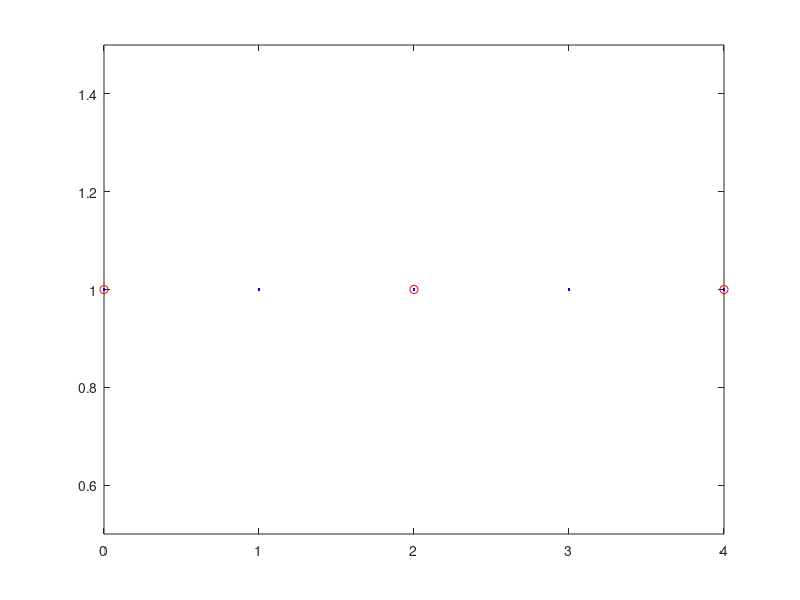
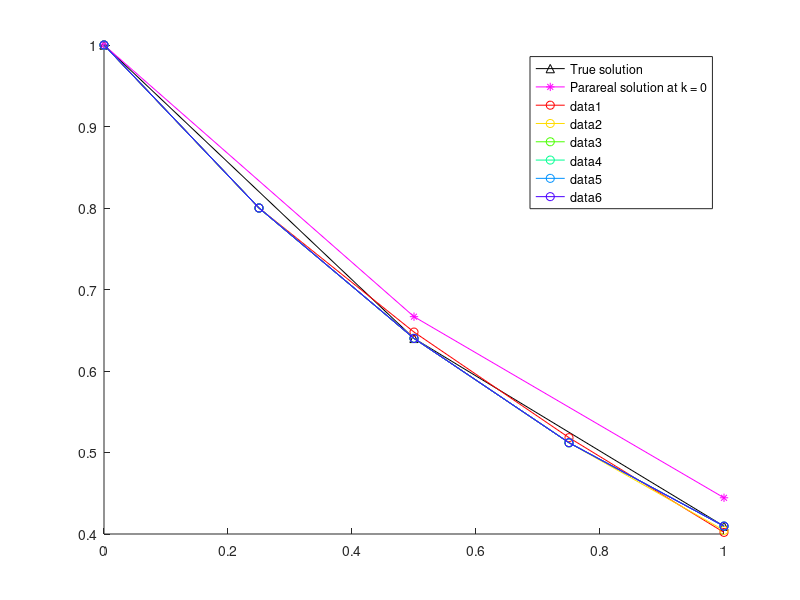
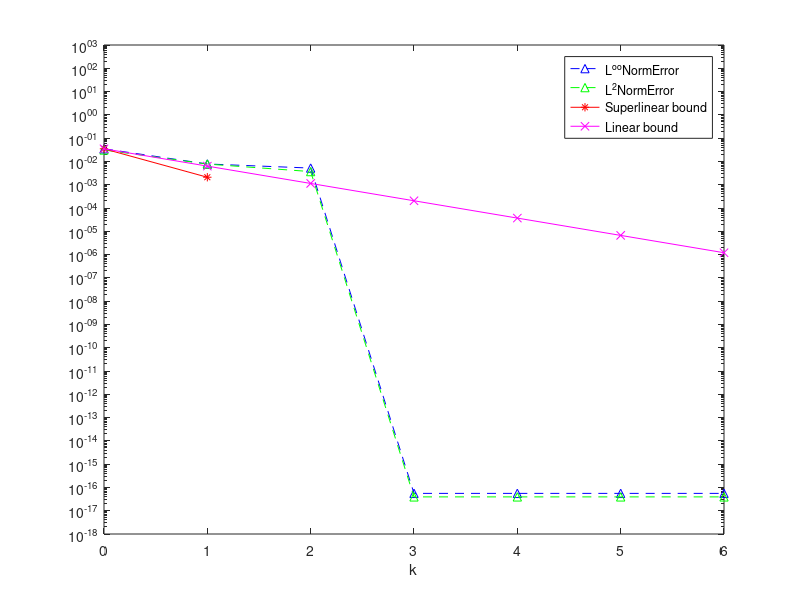

These figures' MATLAB source, in order:
clear all
close all
clc

global a ;
a = -1;
yExactFunction = @(t)exp(a*t);

% stability function (  y^n+1 = R(z)y^n  )
Rz = @(z) 1/(1-z);     % Backward Euler
% Rz = @(z) 1+z;       % Forward Euler

%% -----------------------------------------------------------------


% initial condition
u0 = 1;

% coarse propagator
N = 2;     %   number of coarse time intervals
T = 1;      %   T = N*Dt  
Dt = T/N;   %   coarse timesteps

xt = linspace(0,T,N+1);

% fine propagator
m = 2   % number of fine time steps in each coarse time interval
dt = Dt/m;

K = 7 % number of Parareal iterations

cmap = hsv(K); % color map

% 2-level domain decomposition initial
N_fine_nodes = m*N+1; % 11
N_subdomains = N; % 6
Id = eye(N_fine_nodes);

% plot the time domain
figure 
plot(0:N_fine_nodes-1,1,'.b',0:m:N_fine_nodes-1,1,'ro')
xlim([0 N_fine_nodes-1])
ylim([0.5 1.5])

% original problem matrix
phi = (1-a*dt)^-1;
A = eye(m*N+1,m*N+1) - (phi)*diag(ones(m*N,1),-1);  

% Reduced system

% fine propagator
F_tilde = (1-a*dt)^-m; 

% coarse propagator
G_tilde = (1-a*Dt)^-1;  



rhs0 = [u0; zeros(m*N,1)];
% rhs = [u0; phi*u0;-G_tilde*u0;phi*U(3);-G_tilde*U(3)];


% exact solution

 xtrue = linspace(0,T,N*m+1);
 pick = 1:m:N*m+1;
 
 uF_true = A\rhs0;
 
% reduced matrix
A_tilde = eye(N+1,N+1) + (-F_tilde)*diag(ones(N,1),-1);      

% syms phi phiDT

% approximate reduced matrix
B = eye(N+1,N+1) + (-G_tilde)*diag(ones(N,1),-1);     

R = [1 0 0 0 0;0 0 1 0 0;0 0 0 0 1];
% D = [1/2 0 0; -2/3*phiDT 1/3 0; -phiDT^2/2 -1/2*phiDT 1/2];
% D = [2 0 0 0 0; 0 1 0 0 0;0 0 3 0 0 ; 0 0 0 1 0;0 0  0 0 2];
% B = [1 0 0;
%     -phiDT 1 0;
%     0 -phiDT 1];
% R'*B*R;

% A =[1 0 0 0 0 ; -phi 1 0 0 0; 0 -phi 1 0 0;
%     0 0 -phi 1 0; 0 0 0 -phi 1];
n  = length(A);

R1 = [1 0 0 0 0]; 
A1 =R1*A*R1';
D1 = 1;

R2 = [0 1 0 0 0; 0 0 1 0 0; 0 0 0 1 0];
A2 =R2*A*R2';
D2 = [1 0 0;0 1/2 0;0 0 1/2];
 
R3 = [0 0 1 0 0; 0 0 0 1 0; 0 0 0 0 1];
A3 =R3*A*R3';
D3 = [1/2 0 0;0 1/2 0;0 0 1];




sumRtDR =  R1'*D1*R1 + R2'*D2*R2 + R3'*D3*R3;


M =  (R1'*D1*A1*R1 + R2'*D2*A2*R2 + R3'*D3*A3*R3 ) +(R'*B*R  -R'*R);

% M =  (R1'*D1*A1*R1 + R2'*D2*A2*R2 + R3'*D3*A3*R3 )*(R'*B*R + eye(n)-R'*R );


% initial coarse integration

B1 =  eye(N+1,N+1) + (-G_tilde)*diag(ones(N,1),-1);  
% B1 =  eye(N*m+1,N*m+1) + (-G_tilde)*diag(ones(N*m,1),-1);

%Initial coarse Parareal iteration at the coarse level
rhs0_coarse = [u0;zeros(N,1)];
U0_coarse = B1\rhs0_coarse;

U_fine=spline(xtrue(pick),U0_coarse,xtrue)';

% U_fine=zeros(N_fine_nodes,1);
% U_fine(1:m:end,1) =  U0_coarse;
% for i=1:m:N_fine_nodes-m
%     U_fine(i+1) = phi*U_fine(i);        
% end


% first 2-level dd preconditioning iterartion

% rhs = [u0;  phi*U(1);-G_tilde*U(1);phi*U(3);-G_tilde*U(3);phi*U(5);-G_tilde*U(5);phi*U(7);-G_tilde*U(7);phi*U(9);-G_tilde*U(9)];
%Initial fine solution at the fine level
% rhs=zeros(N_fine_nodes,1);
% rhs(1) = u0;
% for i=2:m:N_fine_nodes
%     % i = i + 2
%     rhs(i+1) = -G_tilde*U_fine(i-1) + phi/2*U_fine(i);
%     if i == N_fine_nodes - 1
%         rhs(i+1) = -G_tilde*U_fine(i-1);
%     end
% end
% U_fine = M\rhs;

% rhs=[u0];
% for i=1:2:2*N
%     rhs=[rhs; phi*U(i);-G_tilde*U(i)];
% end
% U = M\rhs;


 figure
 hold on
 plot(xtrue(pick),uF_true(pick),'-^k',xtrue(pick),U_fine(pick),'-*m');
 legend('True solution','Parareal solution at k = 0')
 
U0n = U_fine;
proNj = 1;

L2NormError = [ sqrt(sum(Dt*(uF_true(pick)-U_fine(pick)).^2))];
LInfNormError = [max(abs(uF_true(pick)-U_fine(pick)))];
SupperlinearErrorBound  = LInfNormError;
LinearErrorBound  = LInfNormError;

%%
% rhs
f = zeros(N_fine_nodes,1);
f(1) = u0;


% iteration loop
for k = 1: K-1
        % k = k + 1
        % i = i + 2
%         rhs=[u0];
%         for i=2:2:N_fine_nodes
%             rhs(i+1,1) = -G_tilde*U_fine(i-1) + phi/2*U_fine(i);
%             if i== N_fine_nodes - 1
%                 rhs(i+1) = -G_tilde*U_fine(i-1);
%             end
%         end

%         U_fine = M\rhs;
%         U_fine = U_fine + M^(-1)*(f-A*U_fine);
          U_fine = M\(M*U_fine + (f-A*U_fine));
%         U_fine = gmres(M,M*U_fine + (f-A*U_fine),10,1e-6);

       plot(xtrue,U_fine,'Color',cmap(k,:),'Marker','o');
       
%        
%        norm(uF_true(pick)-U,'inf')
       proNj(k+1) = proNj(k)*(N-k);
       L2NormError(k+1) = sqrt(sum(Dt*(uF_true(pick)-U_fine(pick)).^2));
       LInfNormError(k+1) = max(abs(uF_true(pick)-U_fine(pick)));
       SupperlinearErrorBound(k+1)  = (abs(exp(a*Dt) - Rz(a*Dt)))^(k)/factorial(k)*proNj(k+1)*max(abs(uF_true(pick)-U0n(pick)));
       LinearErrorBound(k+1)  = (abs(exp(a*Dt) - Rz(a*Dt))/(1- abs(Rz(a*Dt))))^(k)*max(abs(uF_true(pick)-U0n(pick)));
end  % iteration loop

uF_true_coarse=uF_true
U_fine

L2NormError=L2NormError'
LInfNormError=LInfNormError'
SupperlinearErrorBound=SupperlinearErrorBound'
LinearErrorBound=LinearErrorBound'

figure
semilogy(0:K-1,LInfNormError,'b--^',0:K-1,L2NormError,'g--^',0:K-1,SupperlinearErrorBound,'r*-',0:K-1,LinearErrorBound,'mx-')
legend('L^{oo}NormError','L^2NormError','Superlinear bound','Linear bound')
xlabel('k')
ylim([1e-18 1000])
